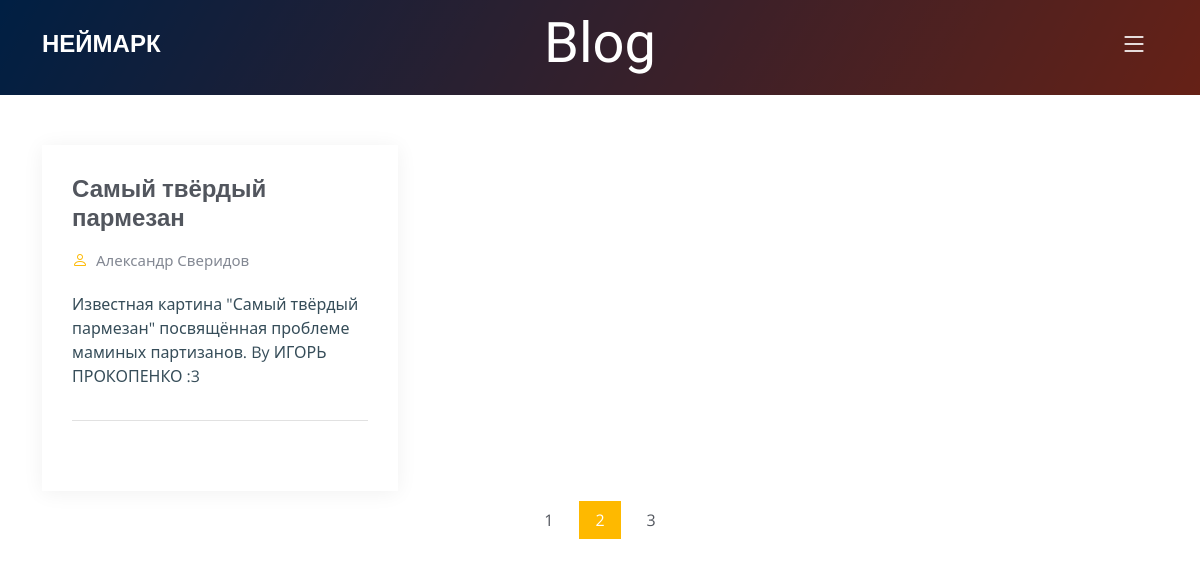
/blog/, run on an earlier commit of the app's database.
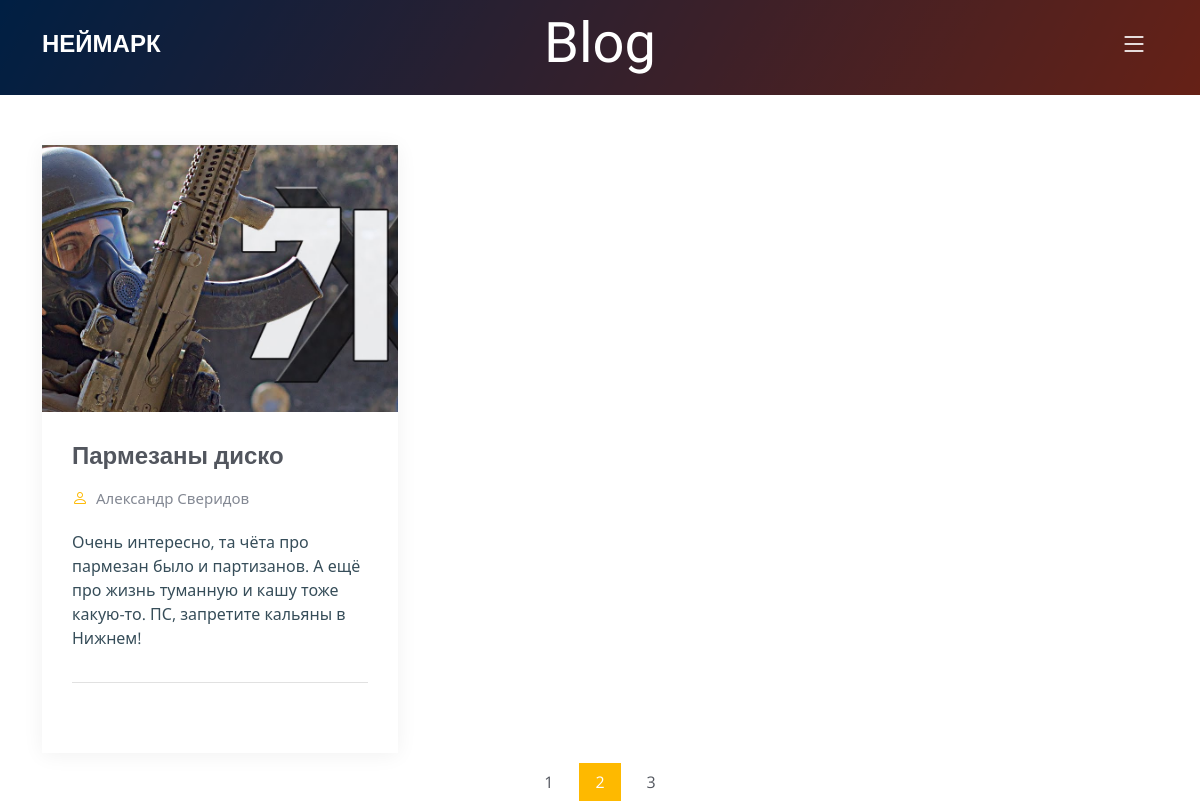
And on a later commit of the database.
### base/models.py (models this page shows, shortened)
class Artwork(models.Model):
    face = models.ImageField(upload_to="images/", verbose_name="Лицевое изображение",)
    name = models.CharField(max_length=40,)
    description = models.TextField(max_length=500,)
    uncompressed_img = models.ImageField(upload_to="images/", verbose_name="Оригинальное изображение", blank=True,)
    object3d = models.FileField(upload_to="files/", verbose_name="3D файл", blank=True,)
    comments = models.ManyToManyField(Comment, blank=True)
    date = models.DateField(auto_now_add=True, blank=True)

### base/views.py (the view)
# urls.py: path('blog/', views.art_works, name="art_works"),
def art_works(request):
    art_works = Artwork.objects.all()
    context = {'artworks': art_works}
    return render(request, 'blog.html', context=context)

### base/templates/blog.html
{% extends 'main.html' %}
{% load static %}
{% block content %}
  <main id="main">
    <div class="breadcrumbs d-flex align-items-center" style="background: linear-gradient(120deg, rgba(0,78,168,1) 0%, rgba(255,83,56,1) 100%);">
      <div class="container position-relative d-flex flex-column align-items-center" data-aos="fade">
        <h2>Blog</h2>
      </div>
    </div>
    <section id="blog" class="blog">
      <div class="container" data-aos="fade-up" data-aos-delay="100">
        <div class="row gy-4 posts-list">
          <div class="col-xl-4 col-md-6">
            {% for artwork in artworks %}
            <div class="post-item position-relative h-100" onclick="location.href='{% url 'artwork' artwork.id %}';" style="cursor: pointer;">
              <div class="post-img position-relative overflow-hidden">
                <img src="{{artwork.face.url}}" class="img-fluid" alt="">
              </div>
              <div class="post-content d-flex flex-column">
                <h3 class="post-title">{{artwork.name}}</h3>
                {% if artwork.users.all %}
                <div class="meta d-flex align-items-center">
                  {% for user in artwork.users.all %}
                  <div class="d-flex align-items-center">
                    <i class="bi bi-person"></i> <span class="ps-2">{{user.name}}</span>
                  </div>
                  {% endfor %}
                </div>
                {% endif %}
                <p>
                  {{artwork.description}}
                </p>
                <hr>
              </div>
            </div>
          </div>
          {% endfor %}
        </div>
        <div class="blog-pagination">
          <ul class="justify-content-center">
            <li><a href="#">1</a></li>
            <li class="active"><a href="#">2</a></li>
            <li><a href="#">3</a></li>
          </ul>
        </div>
      </div>
    </section>
  </main>
  {% endblock content %}

What changed in the data, as far as the page shows it:
removed Artwork: name "Самый твёрдый пармезан", description "Известная картина \"Самый твёрдый пармезан\" посвящённая проблеме маминых партизанов. By ИГОРЬ ПРОКОПЕНКО :3", User (name "Александр Сверидов")
added Artwork: face (placeholder picture), name "Пармезаны диско", description "Очень интересно, та чёта про пармезан было и партизанов. А ещё про жизнь туманную и кашу тоже какую-то. ПС, запретите кальяны в Нижнем!", User (name "Александр Сверидов")
